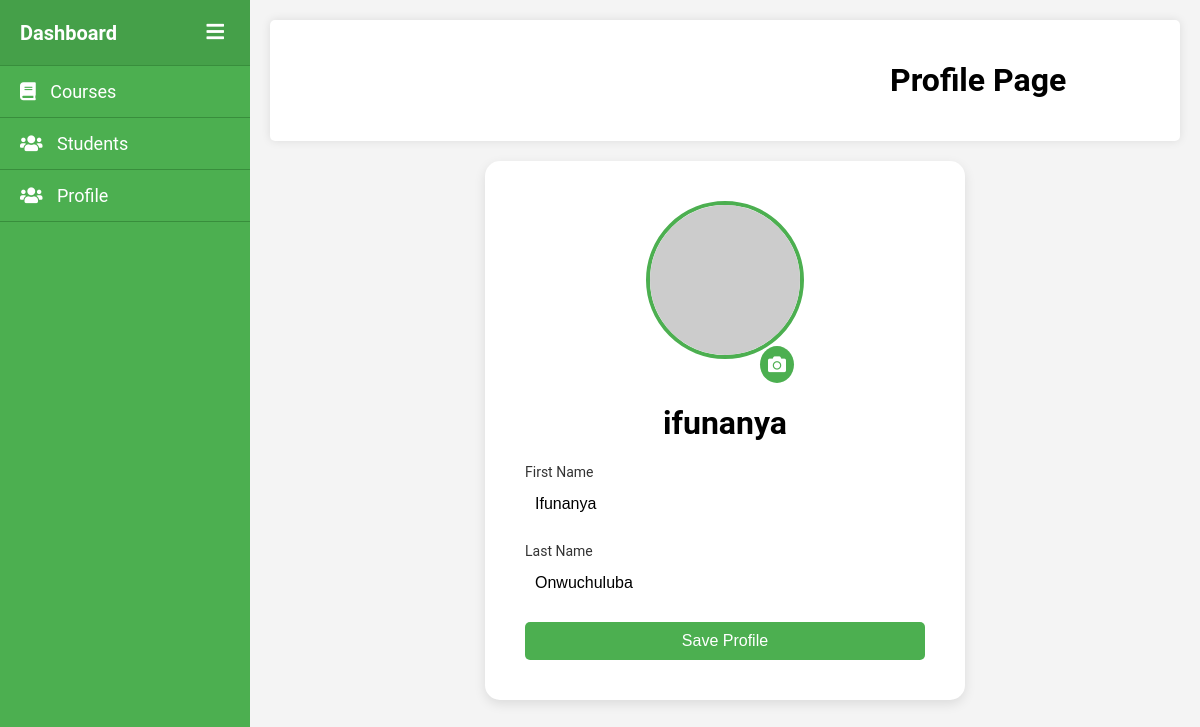
The app's page /attendace/profile (signed in) with its own data.
### accounts/models.py (models this page shows, shortened)
class User(AbstractUser):
    is_student = models.BooleanField(default=False)
    is_teacher = models.BooleanField(default=False)
    is_admin = models.BooleanField(default=False)

### attendace/views.py (the view)
# urls.py: path('profile', views.user_profile, name='user-profile'),
@login_required
def user_profile(request):
    user = request.user
    context = {
        'user': user
    }
    return render(request, 'attendance/user_profile.html', context)

### attendace/templates/attendance/user_profile.html (shortened to what this page needs)
<!DOCTYPE html>
<html lang="en">
{% load static %}
<head>
    <link rel="stylesheet" href={% static 'attendace/css/teacher-dashboard2.css' %}>
    <link rel="stylesheet" href="https://cdnjs.cloudflare.com/ajax/libs/font-awesome/5.15.3/css/all.min.css">
</head>
<body>
    {% if user.is_authenticated %}
        {% if user.is_student %}
    <div class="sidebar" id="sidebar">
        <div class="sidebar-header">
            <h2>Dashboard</h2>
            <button class="toggle-btn" onclick="toggleSidebar()">
                <i class="fas fa-bars"></i>
            </button>
        </div>
        <ul class="nav-links">
            <li><a href="{% url 'attendace:student-dashboard' %}"><i class="fas fa-book"></i> Enrolled Courses</a></li>
            <li><a href="{% url 'attendace:available-courses' %}"><i class="fas fa-users"></i> Available Courses</a></li>
            <li><a href="{% url 'attendace:user-profile' %}"><i class="fas fa-users"></i> Profile</a></li>
        </ul>
    </div>
    {% else %}
    <div class="sidebar" id="sidebar">
        <div class="sidebar-header">
            <h2>Dashboard</h2>
            <button class="toggle-btn" onclick="toggleSidebar()">
                <i class="fas fa-bars"></i>
            </button>
        </div>
        <ul class="nav-links">
            <li><a href="{% url 'attendace:teacher-dashboard' %}"><i class="fas fa-book"></i> Courses</a></li>
            <li><a href="#"><i class="fas fa-users"></i> Students</a></li>
            <li><a href="{% url 'attendace:user-profile' %}"><i class="fas fa-users"></i> Profile</a></li>
        </ul>
    </div>
    {% endif %}
    <div class="main-content" id="main-content">
        <header>
            <h1 class="header-student-profile-page">Profile Page</h1>
        </header>
        <main>
            <div class="profile-container">
                <div class="profile-box">
                    <div class="profile-image">
                        <img src="https://via.placeholder.com/150" alt="Profile Image" id="profile-image">
                        <label for="image-upload" class="image-upload-label"><i class="fas fa-camera"></i></label>
                    </div>
                    <h1 id="username">{{ user.username }}</h1>
                    <form action="{% url 'attendace:update-profile' %}" method="post" class="profile-form" id="profile-form" enctype="multipart/form-data">
                        <div class="form-group">
                            <label for="firstname">First Name</label>
                            <input type="text" id="firstname" name="first_name" value="{{ user.first_name }}">
                        </div>
                        <div class="form-group">
                            <label for="lastname">Last Name</label>
                            <input type="text" id="lastname" name="last_name" value="{{ user.last_name }}">
                        </div>
                        <button type="submit" class="update-button">Save Profile</button>
                    </form>
                </div>
            </div>
        </main>
    </div>
    {% endif %}
</body>
</html>

### attendace/static/attendace/css/teacher-dashboard2.css (style rules this page uses)
body { font-family: 'Roboto', sans-serif; margin: 0; background-color: #f4f4f4; display: flex; height: 100vh; }
.sidebar { width: 250px; background-color: #4CAF50; color: white; display: flex; flex-direction: column; position: fixed; height: 100%; }
.sidebar-header { padding: 20px; text-align: center; background-color: #45A049; border-bottom: 1px solid #388E3C; }
.nav-links { list-style: none; padding: 0; margin: 0; flex-grow: 1; }
.nav-links li { border-bottom: 1px solid #388E3C; }
.nav-links a { color: white; text-decoration: none; display: block; padding: 15px 20px; font-size: 18px; }
.nav-links a i { margin-right: 10px; }
.main-content { margin-left: 250px; padding: 20px; flex-grow: 1; }
header { display: flex; justify-content: space-between; align-items: center; background-color: #fff; padding: 20px; border-radius: 5px; box-shadow: 0 0 10px rgba(0, 0, 0, 0.1); margin-bottom: 20px; }
.sidebar { width: 250px; background-color: #4CAF50; color: white; display: flex; flex-direction: column; position: fixed; height: 100%; transition: width 0.3s; }
.sidebar-header { display: flex; justify-content: space-between; align-items: center; padding: 20px; background-color: #45A049; border-bottom: 1px solid #388E3C; }
.sidebar-header h2 { margin: 0; font-size: 20px; }
.sidebar-header .toggle-btn { background: none; border: none; color: white; font-size: 20px; cursor: pointer; }
.nav-links a { color: white; text-decoration: none; display: block; padding: 15px 20px; font-size: 18px; transition: padding 0.3s; }
.main-content { margin-left: 250px; padding: 20px; flex-grow: 1; transition: margin-left 0.3s; }
.profile-container { display: flex; justify-content: center; align-items: center; width: 100%; height: 100%; }
.profile-box { background-color: #ffffff; padding: 40px; border-radius: 15px; box-shadow: 0 4px 12px rgba(0, 0, 0, 0.1); text-align: center; max-width: 400px; width: 100%; transition: box-shadow 0.3s ease-in-out; position: relative; }
.profile-image { position: relative; display: inline-block; }
.profile-image img { width: 150px; height: 150px; border-radius: 50%; border: 4px solid #4CAF50; margin-bottom: 20px; }
.image-upload-label { position: absolute; bottom: 0; right: 10px; background-color: #4CAF50; border-radius: 50%; padding: 8px; cursor: pointer; color: white; font-size: 18px; }
.profile-form { display: flex; flex-direction: column; gap: 20px; }
.form-group { display: flex; flex-direction: column; align-items: flex-start; }
.form-group label { margin-bottom: 5px; color: #333; font-size: 14px; }
.form-group input { width: 100%; padding: 10px; border: 1px solid #ccc; border-radius: 5px; font-size: 16px; transition: border 0.3s ease; }
.update-button { background-color: #4CAF50; color: white; padding: 10px 20px; border: none; border-radius: 5px; cursor: pointer; font-size: 16px; transition: background-color 0.3s ease; }
.header-student-profile-page { padding-left:600px; }
input[type="text"] { border: none; background-color: transparent; }

### records on screen
User: username "ifunanya", first_name "Ifunanya", last_name "Onwuchuluba"
